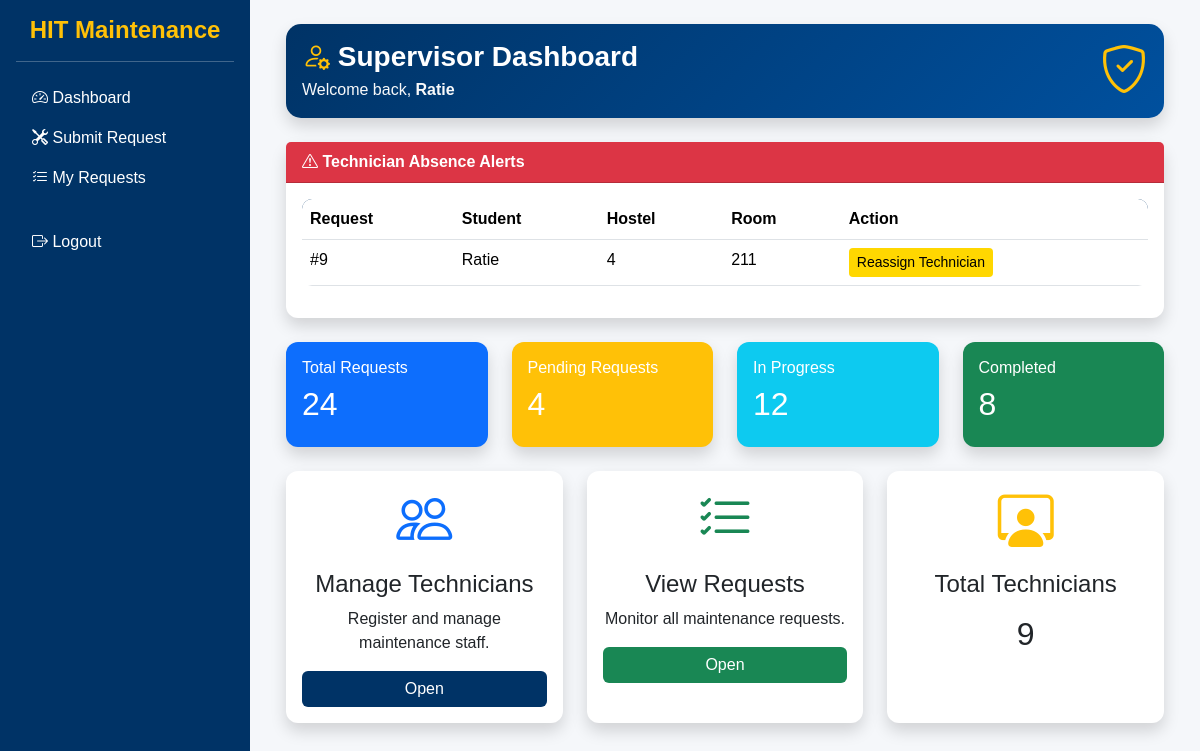
Screenshot of /hostel-maintenance-portal/supervisor/dashboard.php (signed in) with the database file from the repository.
### tables this page shows
CREATE TABLE `requests` (
  `id` int(11) NOT NULL,
  `student_id` int(11) DEFAULT NULL,
  `issue_type_id` int(11) DEFAULT NULL,
  `hostel` varchar(50) DEFAULT NULL,
  `room` varchar(20) DEFAULT NULL,
  `description` text DEFAULT NULL,
  `available_time` datetime DEFAULT NULL,
  `status` enum('pending','in_progress','completed') DEFAULT 'pending',
  `assigned_staff` int(11) DEFAULT NULL,
  `created_at` timestamp NOT NULL DEFAULT current_timestamp(),
  `technician_arrived` tinyint(1) DEFAULT NULL,
  `rating` int(11) DEFAULT NULL
);

CREATE TABLE `users` (
  `id` int(11) NOT NULL,
  `name` varchar(100) DEFAULT NULL,
  `email` varchar(100) DEFAULT NULL,
  `password` varchar(255) DEFAULT NULL,
  `role` enum('student','staff','supervisor') DEFAULT NULL,
  `hostel` varchar(50) DEFAULT NULL,
  `room` varchar(20) DEFAULT NULL,
  `created_at` timestamp NOT NULL DEFAULT current_timestamp(),
  `google_id` varchar(255) DEFAULT NULL,
  `profile_pic` text DEFAULT NULL
);

### hostel-maintenance-portal/supervisor/dashboard.php (the view, shortened to what this page needs)
<?php
include("../config/database.php");
$total_requests = $conn->query("SELECT COUNT(*) AS total FROM requests");
$total_requests = $total_requests->fetch_assoc()['total'];
$pending = $conn->query("SELECT COUNT(*) AS total FROM requests WHERE status='pending'");
$pending = $pending->fetch_assoc()['total'];
$progress = $conn->query("SELECT COUNT(*) AS total FROM requests WHERE status='in_progress'");
$progress = $progress->fetch_assoc()['total'];
$completed = $conn->query("SELECT COUNT(*) AS total FROM requests WHERE status='completed'");
$completed = $completed->fetch_assoc()['total'];
$staff = $conn->query("SELECT COUNT(*) AS total FROM staff");
$staff = $staff->fetch_assoc()['total'];
$failed_repairs = $conn->query("
SELECT requests.*, users.name AS student_name
FROM requests
JOIN users ON requests.student_id = users.id
WHERE technician_arrived = 0
AND status='pending'
ORDER BY available_time DESC
");
?>
<?php include("../includes/header.php"); ?>
<?php include("../includes/sidebar.php"); ?>
<div class="container-fluid">
<div class="card shadow border-0 mb-4 text-white"
style="background: linear-gradient(135deg, #003366, #00509E); border-radius:15px;">
<div class="card-body d-flex justify-content-between align-items-center">
<div>
<h3 class="mb-1 fw-bold text-white">
    <i class="bi bi-person-gear text-warning"></i> Supervisor Dashboard
</h3>
<p class="mb-0 text-light">
Welcome back, <strong><?php echo $_SESSION['name']; ?></strong>
</p>
</div>
<i class="bi bi-shield-check display-5 text-warning"></i>
</div>
</div>
<?php if($failed_repairs && $failed_repairs->num_rows > 0){ ?>
<div class="card shadow border-0 mb-4 border-danger">
<div class="card-header bg-danger text-white">
<i class="bi bi-exclamation-triangle"></i> Technician Absence Alerts
</div>
<div class="card-body">
<table class="table table-hover">
<thead>
<tr>
<th>Request</th>
<th>Student</th>
<th>Hostel</th>
<th>Room</th>
<th>Action</th>
</tr>
</thead>
<tbody>
<?php while($row = $failed_repairs->fetch_assoc()){ ?>
<tr>
<td>#<?php echo $row['id']; ?></td>
<td><?php echo htmlspecialchars($row['student_name']); ?></td>
<td><?php echo htmlspecialchars($row['hostel']); ?></td>
<td><?php echo htmlspecialchars($row['room']); ?></td>
<td>
<a href="reassign_request.php?id=<?php echo $row['id']; ?>"
class="btn btn-warning btn-sm">
Reassign Technician
</a>
</td>
</tr>
<?php } ?>
</tbody>
</table>
</div>
</div>
<?php } ?>
<div class="row g-4 mb-4">
<div class="col-md-3">
<div class="card bg-primary text-white shadow border-0">
<div class="card-body">
<h6>Total Requests</h6>
<h2><?php echo $total_requests; ?></h2>
</div>
</div>
</div>
<div class="col-md-3">
<div class="card bg-warning text-white shadow border-0">
<div class="card-body">
<h6>Pending Requests</h6>
<h2><?php echo $pending; ?></h2>
</div>
</div>
</div>
<div class="col-md-3">
<div class="card bg-info text-white shadow border-0">
<div class="card-body">
<h6>In Progress</h6>
<h2><?php echo $progress; ?></h2>
</div>
</div>
</div>
<div class="col-md-3">
<div class="card bg-success text-white shadow border-0">
<div class="card-body">
<h6>Completed</h6>
<h2><?php echo $completed; ?></h2>
</div>
</div>
</div>
</div>
<div class="row g-4 mb-5">
<div class="col-md-4">
<div class="card shadow border-0 h-100">
<div class="card-body text-center">
<i class="bi bi-people display-4 text-primary"></i>
<h4 class="mt-3">Manage Technicians</h4>
<p>Register and manage maintenance staff.</p>
<a href="manage_staff.php" class="btn btn-primary w-100">
Open
</a>
</div>
</div>
</div>
<div class="col-md-4">
<div class="card shadow border-0 h-100">
<div class="card-body text-center">
<i class="bi bi-list-check display-4 text-success"></i>
<h4 class="mt-3">View Requests</h4>
<p>Monitor all maintenance requests.</p>
<a href="view_requests.php" class="btn btn-success w-100">
Open
</a>
</div>
</div>
</div>
<div class="col-md-4">
<div class="card shadow border-0 h-100">
<div class="card-body text-center">
<i class="bi bi-person-workspace display-4 text-warning"></i>
<h4 class="mt-3">Total Technicians</h4>
<h2 class="mt-3"><?php echo $staff; ?></h2>
</div>
</div>
</div>
</div>
<?php include("../includes/sidebar_end.php"); ?>
<?php include("../includes/footer.php"); ?>

### hostel-maintenance-portal/assets/css/style.css (style rules this page uses)
:root { --hit-blue: #003366; --hit-blue-dark: #002244; --hit-gold: #FFD700; --hit-light: #F5F7FA; --hit-dark: #1A1A1A; }
body { font-family: Arial, sans-serif; background-color: var(--hit-light); margin: 0; padding: 0; }
.card { border-radius: 12px; box-shadow: 0 2px 8px rgba(0,0,0,0.05); }
.card-header { background: var(--hit-blue); color: white; font-weight: bold; }
h3, h4, h5 { color: inherit; }
.table { background: white; border-radius: 10px; overflow: hidden; }
.table thead { background: var(--hit-blue); color: white; }
.btn-primary { background-color: var(--hit-blue); border: none; }
.btn-warning { background-color: var(--hit-gold); color: black; border: none; }
.btn-success { background-color: #198754; border: none; }

### rows the page displays
requests: id "9", student.name "Ratie", hostel "4", room "211"

### other values shown
$_SESSION['name'] "Ratie"
$total_requests "24"
$pending "4"
$progress "12"
$completed "8"
$staff "9"
